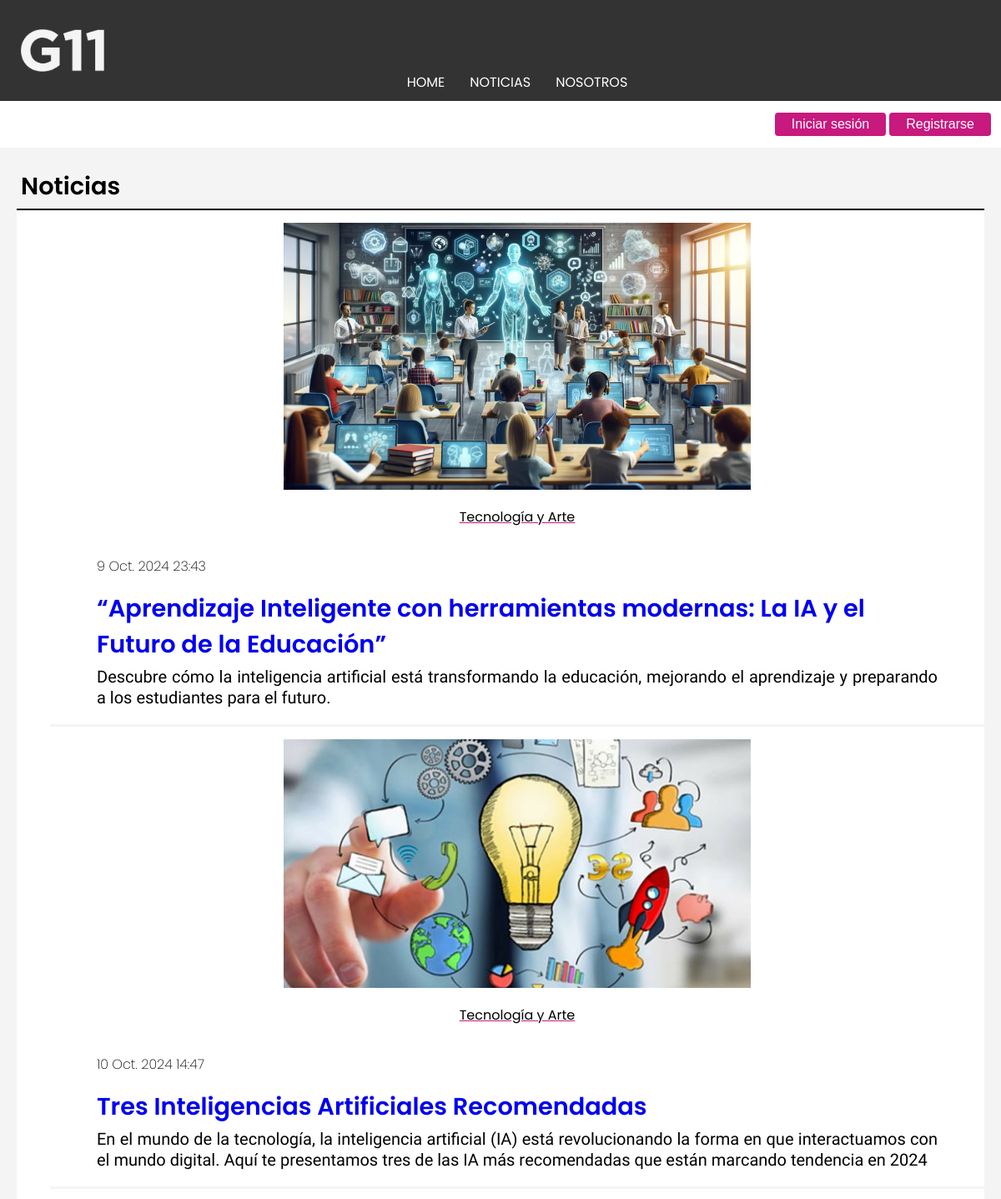
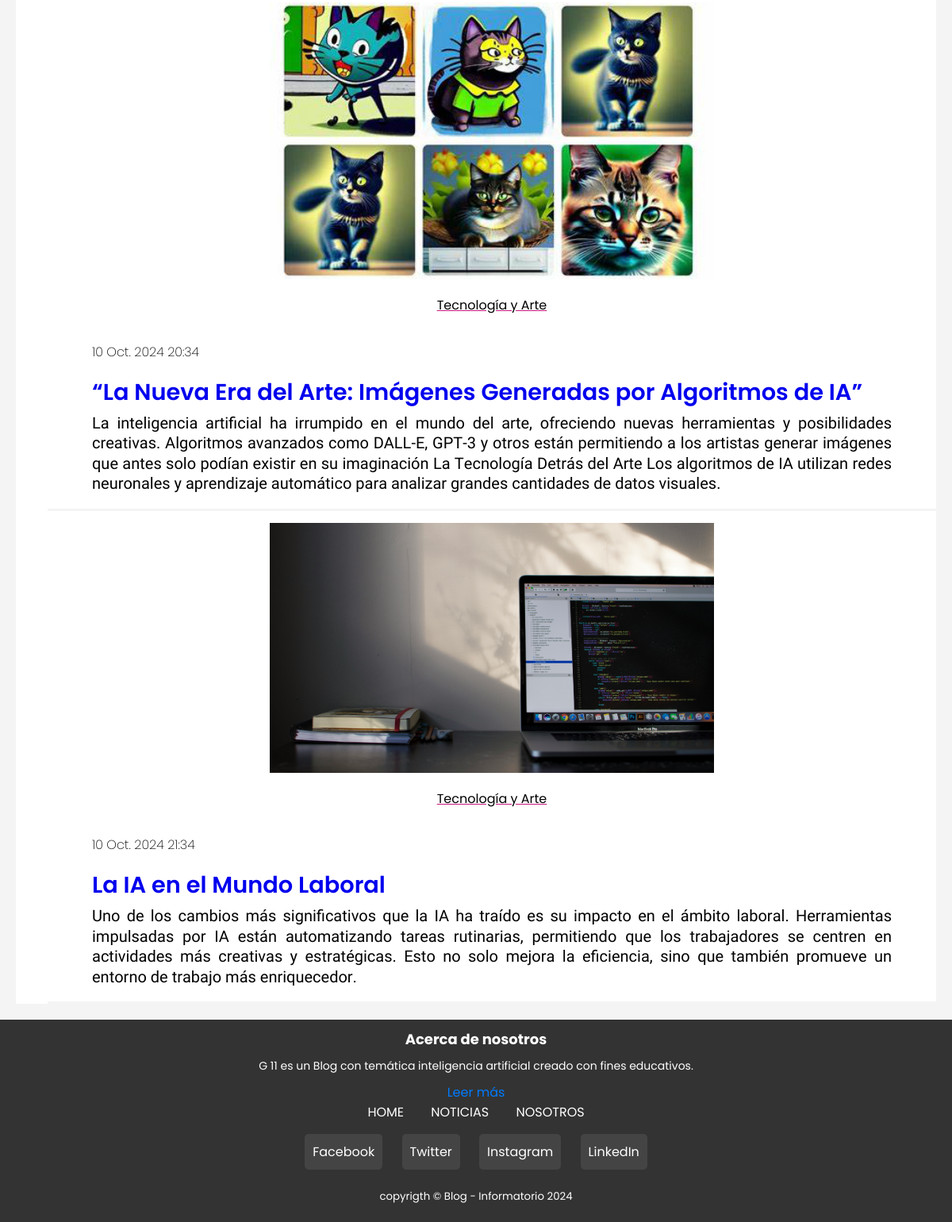
The app's page /Noticias/ with its own data (2 pictures, top to bottom).
### apps/noticias/models.py (models this page shows, shortened)
class Noticia(models.Model):
	titulo = models.CharField(max_length = 150,verbose_name= "Título", null=False)
	bajada = models.TextField(verbose_name= "Bajada")
	cuerpo = models.TextField(verbose_name= "Cuerpo")
	imagen = models.ImageField(upload_to = 'noticias/')
	categoria_noticia = models.ForeignKey(Categoria, on_delete = models.CASCADE)
	fecha = models.DateTimeField(auto_now_add=True)
	usuario = models.ForeignKey(Usuario, on_delete=models.CASCADE)  # Campo nuevo

class Categoria(models.Model):
	nombre = models.CharField(max_length = 60)
	def __str__(self):
		return self.nombre

### apps/noticias/views.py (the view)
# urls.py: path('', views.Listar_Noticias, name = 'listar'),
def Listar_Noticias(request):
	contexto = { 'form': NotiForm() }
	id_categoria = request.GET.get('id',None)
	if id_categoria:
		noti = Noticia.objects.filter(categoria_noticia = id_categoria)
	else:
		noti = Noticia.objects.all() #RETORNA UNA LISTA DE OBJETOS
		contexto['noticias'] = noti
		cat = Categoria.objects.all().order_by('nombre')
		contexto['categorias'] = cat
	return render(request, 'noticias/listar.html', contexto)

### templates/noticias/listar.html (shortened to what this page needs)
{% extends 'base.html' %}
{% load static %}
{% block contenido %}
<h2 class="noticia-cabecera" style="padding: 5px; border-bottom: 2px solid;">Noticias</h2>
<div class="noticia-articulo">
    {% for noti in noticias %}
    <ul class="noticia-contenedor">
        <li class="noticia-lista">
            <div class="noticia-imagen">
                <img src="{{noti.imagen.url}}" width="50%">
            </div>
            <div class="noticia-texto">
                <div class="alinear ">
                    <p class="noticia-categoria">{{noti.categoria_noticia}}</p>
                    <p class="noticia-fecha">{{noti.fecha}}</p>
                </div>
                <p class="noticia-titulo"><a href="{% url 'noticias:detalle' noti.pk %}">{{noti.titulo}}</a></p>
                <p class="noticia-bajada">{{noti.bajada}}</p>
                <br>
            </div>
        </li>
        <br><br>
    </ul>
    {% endfor %}
</div>
{% endblock contenido %}

### templates/base.html (shortened to what this page needs)
{% load static %}
<!DOCTYPE html>
<html>
<head>
	<link rel="stylesheet" type="text/css" href="{% static 'css/main.css' %}">
</head>
<body class="contenedor">
    <header>
        <nav class="navbar">
            <a class="marca" href="{% url 'home' %}"><img src="{% static 'img/logo3b.png' %}"></a>
            <ul class="nav-menu">
                <li><a href="{% url 'home' %}">HOME</a></li>
                <li><a href="{% url 'noticias:listar' %}">NOTICIAS</a></li>
                <li><a href="{% url 'nosotros' %}">NOSOTROS</a></li>
            </ul>
        </nav>
    </header>
    <div class="usuario">
        {% if user.is_authenticated %}
            <div style="padding: 10px;">
                <p class="Usuario-nombre">Hola <strong>{{ user.username }}</strong></p>
                <br>
            </div>
            <form action="{% url 'noticias:cargar_noticia'%}" method="POST">
                {% csrf_token %}
                <button class="boton"  type="submit">Publicar Noticia</button>
            </form>
            <form action="{% url 'logout' %}" method="POST">
                {% csrf_token %}
                <button class="boton" type="submit">Cerrar sesión</button>
            </form>
        {% else %}
            <form action="{% url 'login' %}" method="POST">
                <button class="boton" type="submit">Iniciar sesión</button>
            </form>
            <br>
            <form action="{% url 'usuarios:registro' %}" method="POST">
                <button class="boton" type="submit">Registrarse</button>
            </form>
        {% endif %}
    </div>
	<main>
        <article>
            <div class="bloque">
				{% block contenido %}
				{% endblock contenido %}
				</div>
        </article>
    </main>
<footer class="footer">
    <div class="about-section">
        <h4>Acerca de nosotros</h4>
        <p>G 11 es un Blog con temática inteligencia artificial creado con fines educativos. </p>
        <a href="{% url 'nosotros' %}">Leer más</a>
    </div>
    <div class="footer-content">
        <ul>
            <li><a href="{% url 'home' %}">HOME</a></li>
            <li><a href="{% url 'noticias:listar' %}">NOTICIAS</a></li>
            <li><a href="{% url 'nosotros' %}">NOSOTROS</a></li>
        </ul>
    </div>
    <div class="social-media">
        <a href="https://facebook.com" target="_blank" class="social-icon">Facebook</a>
        <a href="https://twitter.com" target="_blank" class="social-icon">Twitter</a>
        <a href="https://instagram.com" target="_blank" class="social-icon">Instagram</a>
        <a href="https://linkedin.com" target="_blank" class="social-icon">LinkedIn</a>
    </div>
    <p class="copy"><small>copyrigth &copy; Blog - Informatorio 2024</small></p>
</footer>
</body>
</html>

### static/css/main.css (style rules this page uses)
* { margin: 0 ; text-decoration: none; list-style: none; }
.navbar { font-family: "Poppins", sans-serif; font-weight: 400; background-color: #333; padding: 10px; }
.nav-menu { display: flex; justify-content: center; max-width: 1200px; margin: 0 auto; }
.navbar img { display: flex; align-self: center; padding-top: 25px; padding-left: 15px ; width: 100px; }
.nav-menu a { color: white; text-decoration: none; padding: 10px 15px; }
.usuario { display: flex; justify-content: end; padding:10px; }
main { display: flex; justify-content: space-between; }
article { flex: 3; padding: 20px; background-color: #f4f4f4; }
.bloque { max-width: 1200px; margin: 0 auto; }
.footer { font-family: "Poppins", sans-serif; width: 100%; height: 235px; padding-top: 10px; padding-bottom: 10px; background-color: #333; color: white; text-align: center; }
.footer-content ul { list-style: none; padding: 0; }
.footer-content ul li { display: inline; margin: 0 15px; }
.footer-content a { color: white; text-decoration: none; }
.about-section { margin-top: 1px; }
.about-section h4 { font-size: 18px; margin-bottom: 10px; }
.about-section p { font-size: 14px; margin: 0 0 10px; }
.about-section a { color: #007BFF; text-decoration: none; }
.social-media { margin-top: 15px; }
.social-icon { display: inline-block; margin: 0 10px; padding: 10px; color: white; background-color: #444; border-radius: 5px; text-decoration: none; }
.copy { padding-top: 20px; padding-bottom: 20px; }
.noticia-contenedor { display: flex; margin: 0 auto; max-width: 1200px; }
.noticia-lista { margin: 0; padding: 0; list-style: none; background-color: white; border-bottom: #f4f4f4 solid 3px; }
.noticia-articulo { margin: 0 auto; max-width: 1200px; background-color: white; }
.noticia-imagen { padding-top: 15px; width: 100%; display: flex; justify-content: center; height: max-content; }
.noticia-categoria { padding-top: 20px ; font-family: "Poppins", sans-serif; font-weight: 400; text-align: center; text-decoration-line: underline ; text-decoration-color: #c7197e; }
.noticia-cabecera { font-size: 1.8em; font-family: "Poppins", sans-serif; font-weight: 600; padding: 5px; border-bottom: 2px solid; }
.noticia-titulo { font-size: 1.8em; font-family: "Poppins", sans-serif; font-weight: 600; text-align: initial; padding-top: 12px; padding-bottom: 5px; margin-left: 5%; margin-right: 5%; }
.noticia-bajada { font-family: "Afacad Flux", sans-serif; font-size: 1.25em; font-kerning:none; line-height: 25.5px; margin-left: 5%; margin-right: 5%; text-align: justify; font-weight: inherit; }
.noticia-fecha { font-family: "Poppins", sans-serif; font-size: 1.2; font-weight: 200; align-items: center; font-kerning: none; margin-top: 3%; margin-left: 5%; margin-right: 5%; margin-bottom: 5px; }
.boton { background-color: #c7197e; color: white; border: none; padding: 5px 20px; text-align: center; text-decoration: none; display: inline-block; font-size: 16px; margin: 4px 2px; cursor: pointer; border-radius:4px; transition: background-color 0.3s ease; }

### records on screen
Noticia: imagen (picture), categoria_noticia "Tecnología y Arte", fecha "9 Oct. 2024 23:43", titulo "“Aprendizaje Inteligente con herramientas modernas: La IA y el Futuro de la Educación”", bajada "Descubre cómo la inteligencia artificial está transformando la educación, mejorando el aprendizaje y preparando a los estudiantes para el futuro."
Noticia: imagen (picture), categoria_noticia "Tecnología y Arte", fecha "10 Oct. 2024 14:47", titulo "Tres Inteligencias Artificiales Recomendadas", bajada "En el mundo de la tecnología, la inteligencia artificial (IA) está revolucionando la forma en que interactuamos con el mundo digital. Aquí te presentamos tres de las IA más recomendadas que están marcando tendencia en 2024"
Noticia: imagen (picture), categoria_noticia "Tecnología y Arte", fecha "10 Oct. 2024 20:34", titulo "“La Nueva Era del Arte: Imágenes Generadas por Algoritmos de IA”", bajada "La inteligencia artificial ha irrumpido en el mundo del arte, ofreciendo nuevas herramientas y posibilidades creativas. Algoritmos avanzados como DALL-E, GPT-3 y otros están permitiendo a los artistas generar imágenes que antes solo podían existir en su imaginación La Tecnología Detrás del Arte Los algoritmos de IA utilizan redes neuronales y aprendizaje automático para analizar grandes cantidades de datos visuales."
Noticia: imagen (picture), categoria_noticia "Tecnología y Arte", fecha "10 Oct. 2024 21:34", titulo "La IA en el Mundo Laboral", bajada "Uno de los cambios más significativos que la IA ha traído es su impacto en el ámbito laboral. Herramientas impulsadas por IA están automatizando tareas rutinarias, permitiendo que los trabajadores se centren en actividades más creativas y estratégicas. Esto no solo mejora la eficiencia, sino que también promueve un entorno de trabajo más enriquecedor."
